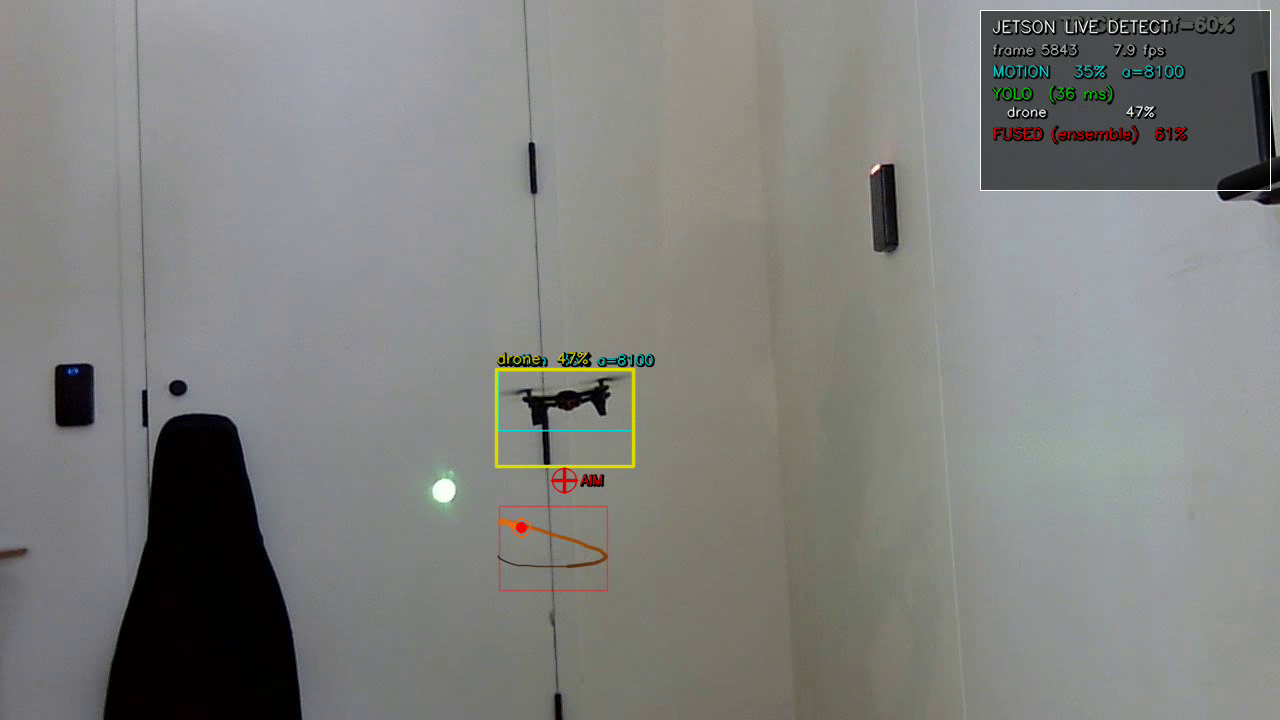
#> input picture frame 17 of DroneKill.mp4, 1280 x 720 px, given in place of the camera
$ python jetson_record_clip.py
#> lines starting #> are read from the running program, lines starting #| are printed output that depends on the picture
"""Record a short live clip from the Jetson's USB camera and save to /tmp."""

import cv2
import os
import time

OUT_PATH = "/tmp/jetson_live.mp4"
FPS = 20
DURATION_S = 10.0
WIDTH = 1280
HEIGHT = 720


def main() -> int:
    cap = cv2.VideoCapture(0, cv2.CAP_V4L2)
    cap.set(cv2.CAP_PROP_FOURCC, cv2.VideoWriter_fourcc(*"MJPG"))
    cap.set(cv2.CAP_PROP_FRAME_WIDTH, WIDTH)
    cap.set(cv2.CAP_PROP_FRAME_HEIGHT, HEIGHT)
    cap.set(cv2.CAP_PROP_FPS, 30)
    if not cap.isOpened():
        print("FAIL: camera did not open")
        return 1

    for _ in range(10):
        cap.read()
        time.sleep(0.05)
#> this loop made 10 passes
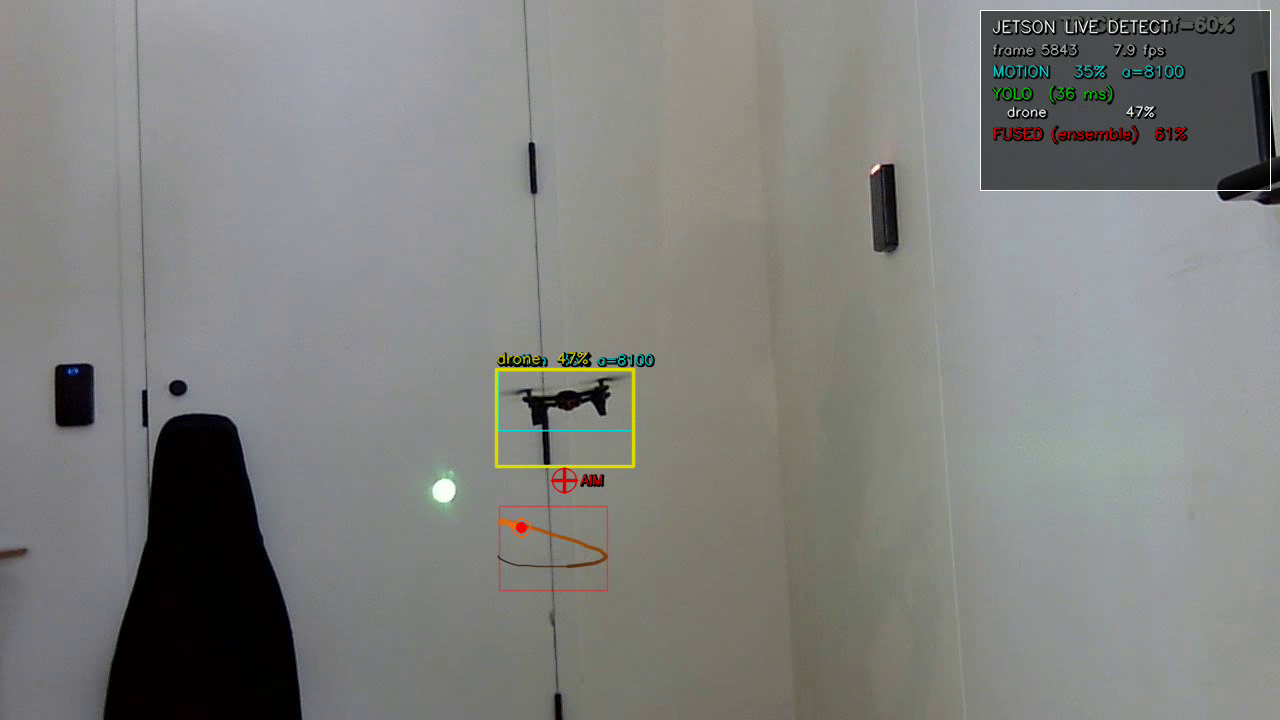
#> input picture frame 17 of DroneKill.mp4, 1280 x 720 px, given in place of the camera
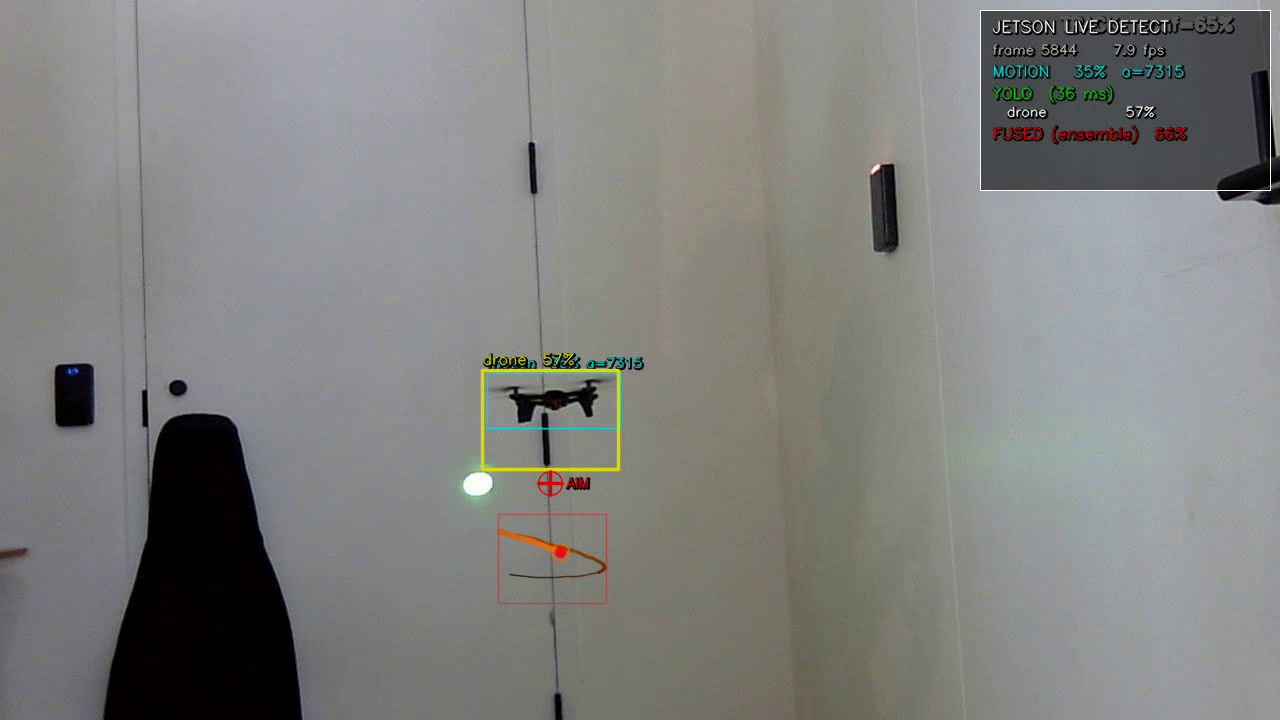
#> input picture frame 18 of DroneKill.mp4, 1280 x 720 px, given in place of the camera

    fourcc = cv2.VideoWriter_fourcc(*"mp4v")
    out = cv2.VideoWriter(OUT_PATH, fourcc, FPS, (WIDTH, HEIGHT))
    period = 1.0 / FPS

    start = time.time()
    next_cap = start
    frames = 0
    while time.time() - start < DURATION_S:
        now = time.time()
        if now < next_cap:
            time.sleep(next_cap - now)
        ret, frame = cap.read()
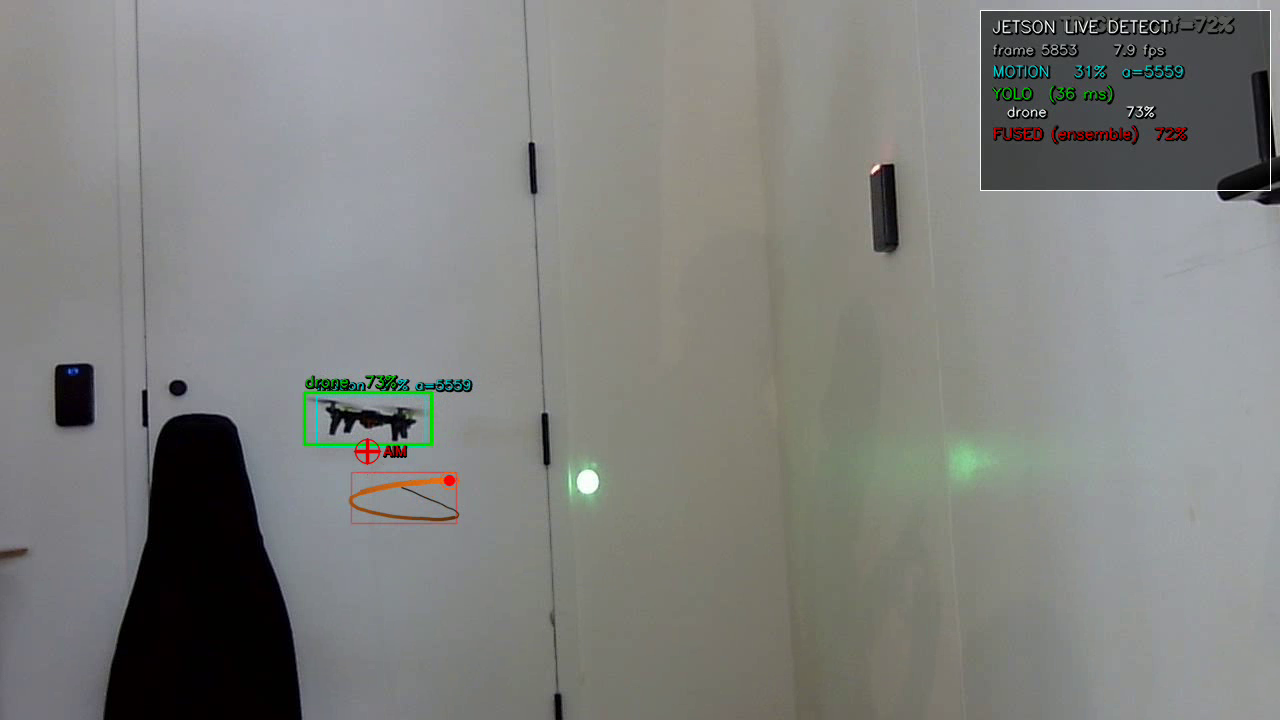
#> input picture frame 27 of DroneKill.mp4, 1280 x 720 px, given in place of the camera
#> frame is the input picture: shape (720, 1280, 3); mean B, G, R 126.7, 129.4, 128.3
        if not ret:
            break
        elapsed = time.time() - start
        ts = time.strftime("%H:%M:%S")
        h, w = frame.shape[:2]
        label = f"JETSON LIVE  |  {ts} EDT  |  t={elapsed:4.1f}s  |  {w}x{h}"
        cv2.rectangle(frame, (0, 0), (w, 38), (0, 0, 0), -1)
        cv2.putText(
            frame, label, (10, 27), cv2.FONT_HERSHEY_SIMPLEX, 0.7, (0, 255, 0), 2
        )
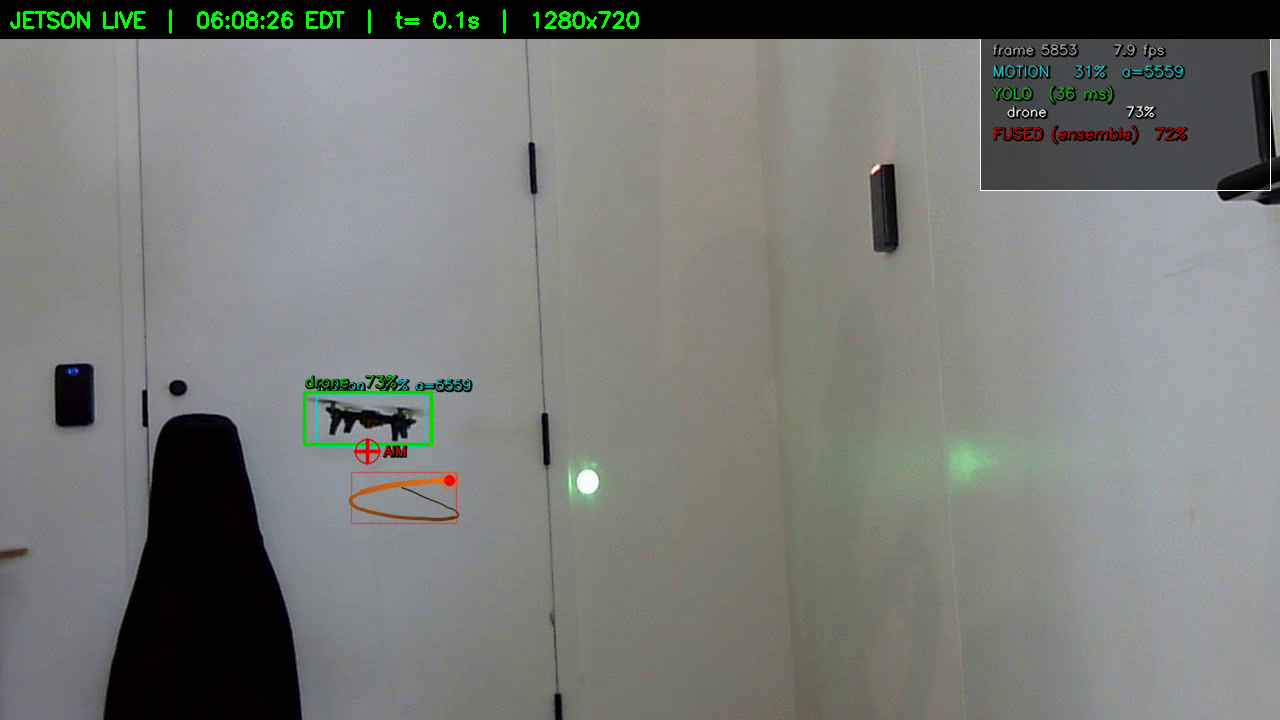
#> frame: shape (720, 1280, 3); mean B, G, R 118.9, 122.6, 120.5
        out.write(frame)
        frames += 1
        next_cap += period

    out.release()
    cap.release()
    elapsed = time.time() - start
    size_kb = os.path.getsize(OUT_PATH) / 1024
    print(
        f"WROTE {frames} frames in {elapsed:.1f}s "
        f"({frames / elapsed:.1f} fps), size={size_kb:.0f} KB"
    )
    return 0


if __name__ == "__main__":
    raise SystemExit(main())

$ run again, starting later in the video
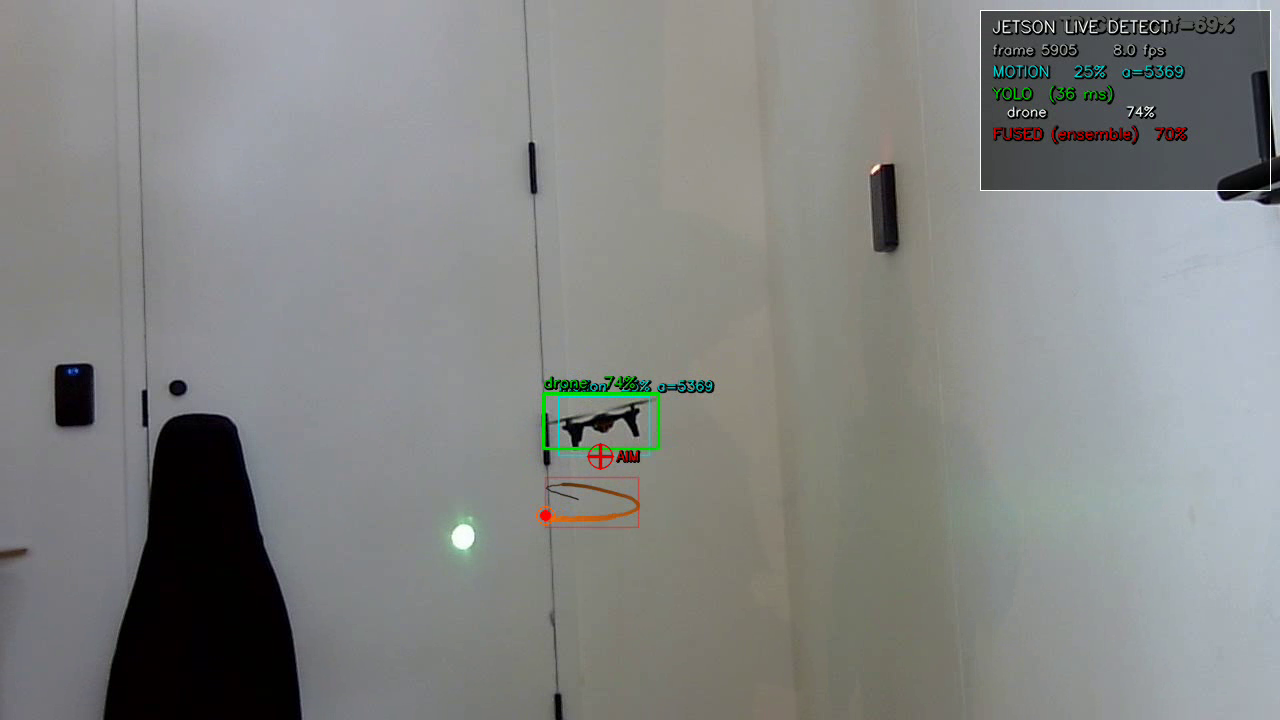
#> input picture frame 79 of DroneKill.mp4, 1280 x 720 px, given in place of the camera
#> the loop in main, `for _ in range(10):` made 10 passes
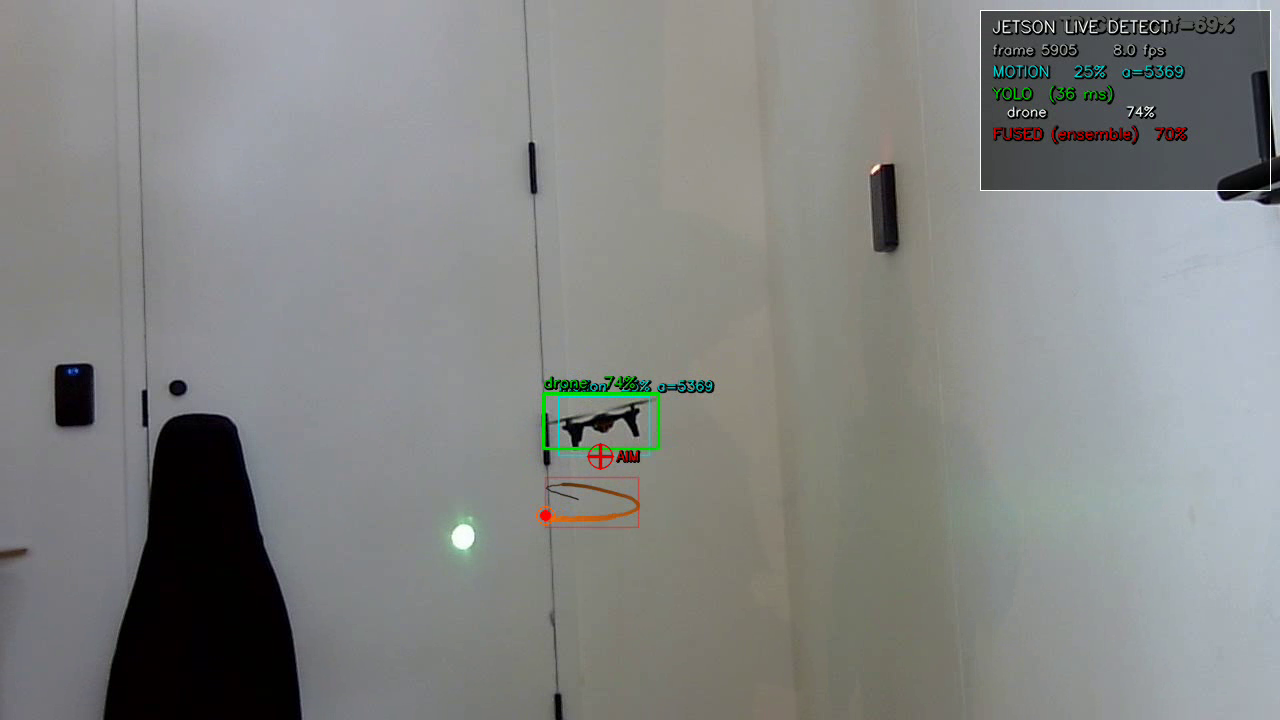
#> input picture frame 79 of DroneKill.mp4, 1280 x 720 px, given in place of the camera
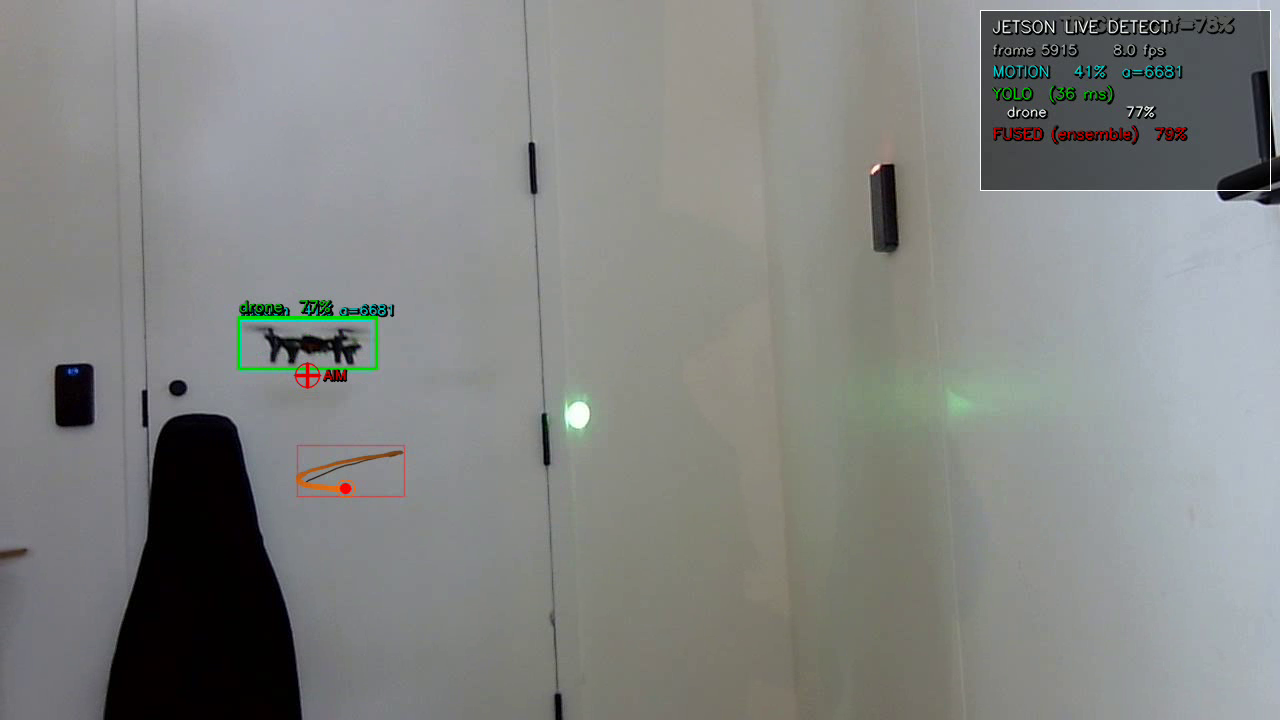
#> input picture frame 89 of DroneKill.mp4, 1280 x 720 px, given in place of the camera
#> in main, frame is the input picture: shape (720, 1280, 3); mean B, G, R 131.3, 133.2, 131.3
#> in main, `cv2.putText( frame, label, (10, 27), cv2.FONT_HERSHEY_SIMPLEX, 0.7, (0..`:
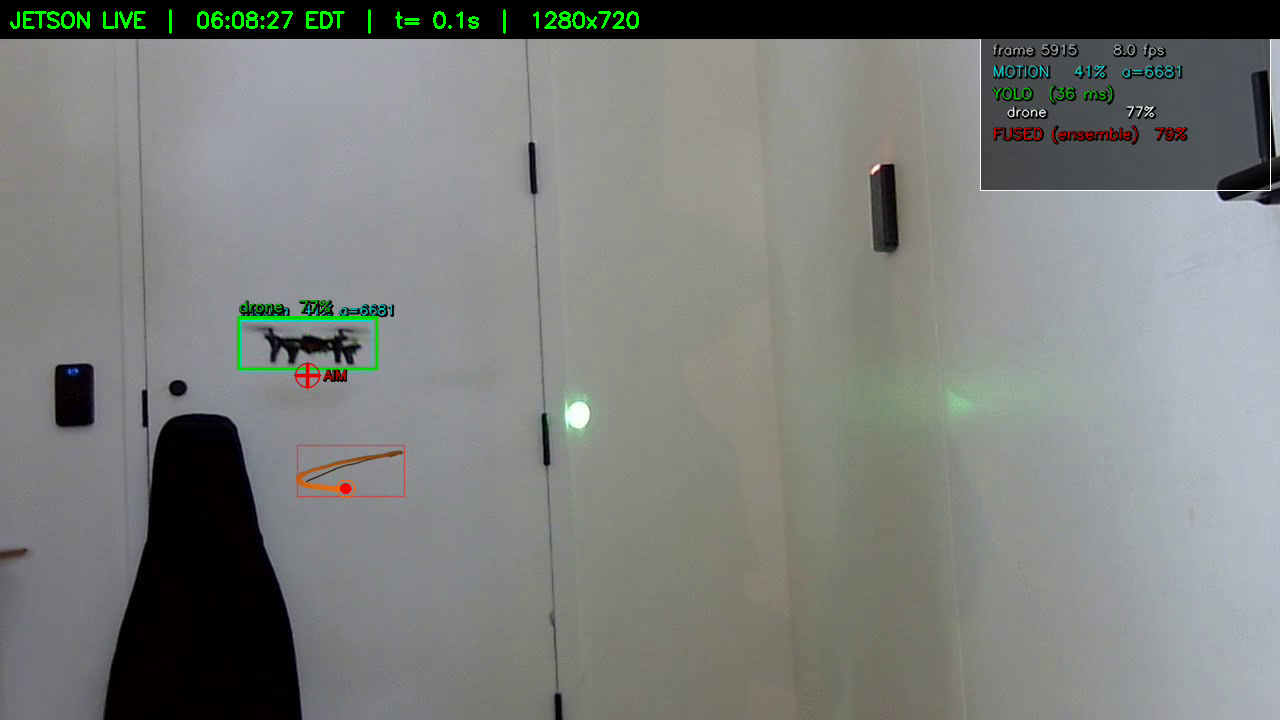
#> frame: shape (720, 1280, 3); mean B, G, R 123.4, 126.4, 123.5
